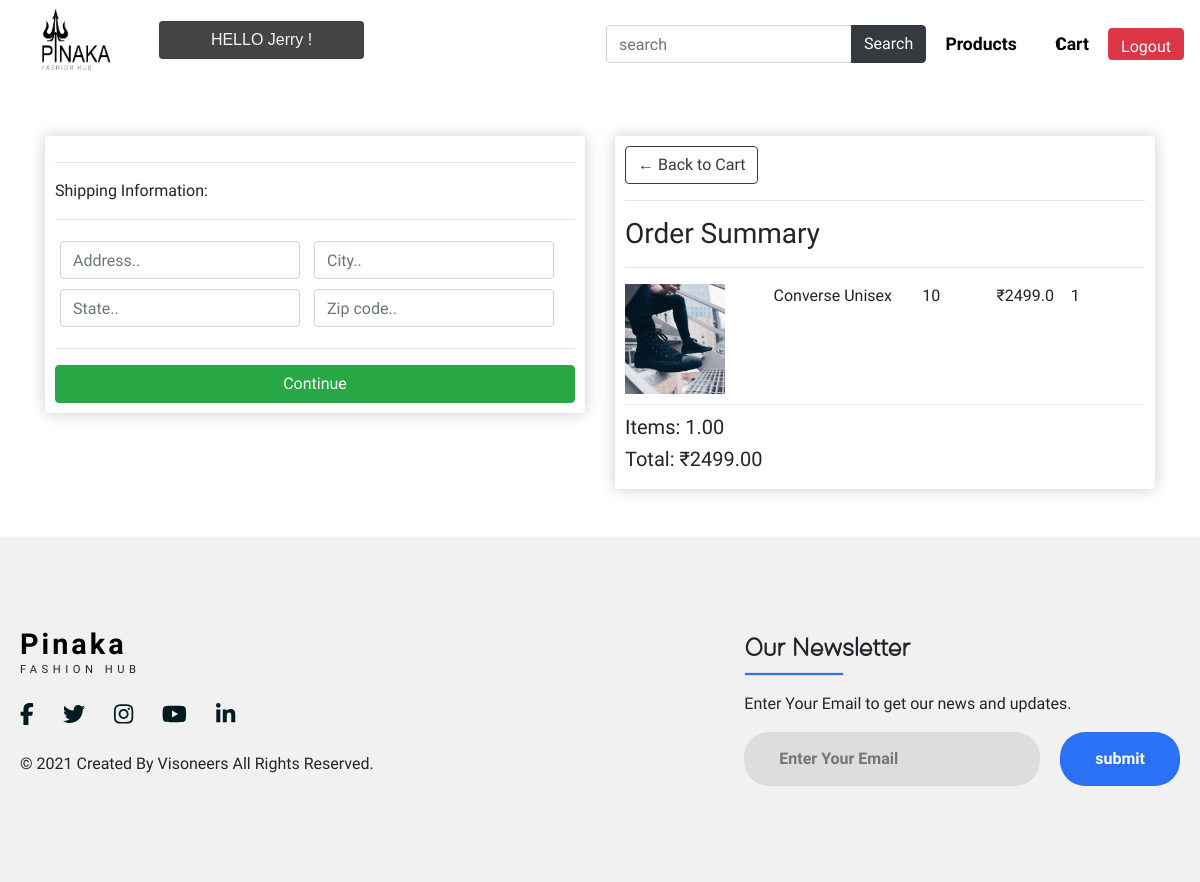
/checkout/ (signed in), run on an earlier commit of the app's database.
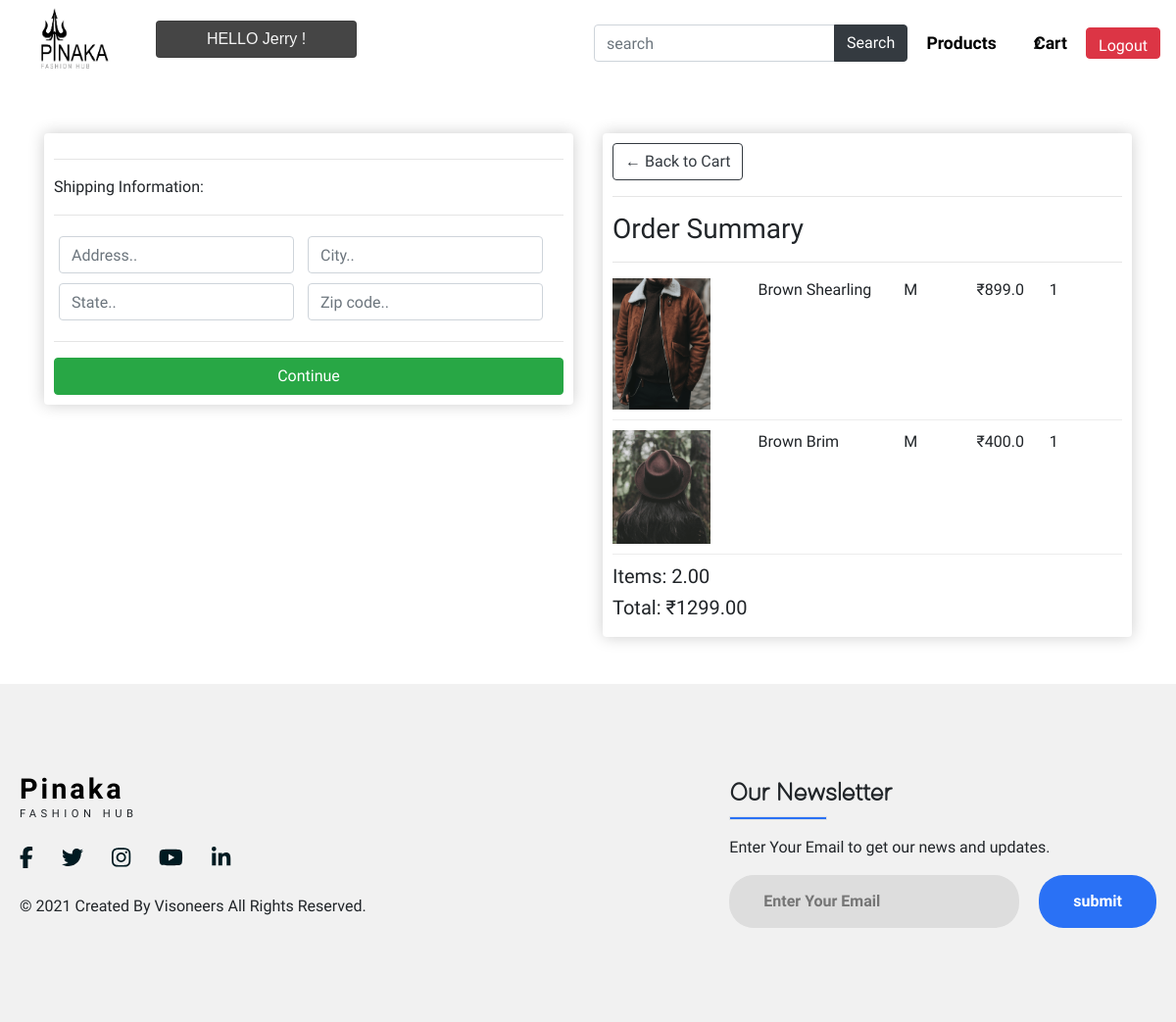
And on a later commit of the database.
### store/models.py (models this page shows, shortened)
class OrderItem(models.Model):
    product=models.ForeignKey(Product,on_delete=models.SET_NULL,blank=True,null=True)
    order=models.ForeignKey(Order,on_delete=models.SET_NULL,blank=True,null=True)
    quantity=models.IntegerField(default=0,null=True,blank=True)
    date_added=models.DateTimeField(auto_now_add=True)
    @property
    def get_total(self):
        total=self.product.price*self.quantity
        return total

class Product(models.Model):
    name=models.CharField(max_length=200,null=True)
    category=models.ForeignKey(Categorie,on_delete=models.SET_NULL,blank=True,null=True)
    price=models.FloatField()
    brand=models.ForeignKey(brand,on_delete=models.CASCADE)
    size=models.ForeignKey(size,on_delete=models.CASCADE)
    color=models.ForeignKey(color,on_delete=models.CASCADE)
    digital=models.BooleanField(default=False,null=True,blank=False)
    image=models.ImageField(null=True,blank=True)
    @property
    def imageURL(self):
        try:
            url=self.image.url #chk
        except:
            url=' '
        return url

class size(models.Model):
    title=models.CharField(max_length=10)
    def __str__(self):
        return (self.title)

class Order(models.Model):
    customer=models.ForeignKey(Customer,on_delete=models.SET_NULL,blank=True,null=True)
    date_orderd=models.DateTimeField(auto_now_add=True)
    complete=models.BooleanField(default=False,null=True,blank=False)
    transaction_id=models.CharField(max_length=200,null=True)
    @property
    def shipping(self):
        shipping=False
        orderitems=self.orderitem_set.all()
        for i in orderitems:
            if i.product.digital==False:
                shipping=True
        return shipping
    @property
    def get_cart_total(self):
        orderitems =self.orderitem_set.all()
        total=sum([item.get_total for item in orderitems])
        return total
    @property
    def get_cart_items(self):
        orderitems =self.orderitem_set.all()
        total=sum([item.quantity for item in orderitems])
        return total

### store/views.py (the view)
# urls.py: path('checkout/',views.checkout,name="checkout"),
@login_required(login_url='loginPage')
def checkout(request):
    if request.user.is_authenticated:
        customer=request.user.customer
        order,created=Order.objects.get_or_create(customer=customer,complete=False)
        items=order.orderitem_set.all()
        cartItems=order.get_cart_items
    else:
        items=[]
        order={'get_cart_total':0,'get_cart_items':0,'shipping':False}
        cartItems=order['get_cart_items']
    context={'items':items,'order':order,'cartItems':cartItems}
    return render(request,'store/checkout.html',context)

### store/templates/store/checkout.html (shortened to what this page needs)
{% extends 'store/main.html' %}
{% load static %}
{% block content %}
<div class="container">
	<br><br>
    <div class="row">
		<div class="col-lg-6">
			<div class="box-element" id="form-wrapper">
                <form id="form">
                    <div id="shipping-info">
                        <hr>
						<p>Shipping Information:</p>
						<hr>
						<div class="form-field">
							<input class="form-control" type="text" name="address" placeholder="Address..">
						</div>
						<div class="form-field">
							<input class="form-control" type="text" name="city" placeholder="City..">
						</div>
						<div class="form-field">
							<input class="form-control" type="text" name="state" placeholder="State..">
						</div>
						<div class="form-field">
							<input class="form-control" type="text" name="zipcode" placeholder="Zip code..">
						</div>
                    </div>
                    <hr>
                    <input id="form-button" class="btn btn-success btn-block" type="submit" class="btn btn-outline-primary" value="Continue">
                </form>
			</div>
			<br>
        </div>
		<div class="col-lg-6">
			<div class="box-element">
				<a  class="btn btn-outline-dark" href="{% url 'cart' %}">&#x2190; Back to Cart</a>
				<hr>
				<h3>Order Summary</h3>
				<hr>
				{% for item in items %}
				<div class="cart-row">
					<div style="flex:2"><img class="row-image" src="{{item.product.imageURL}}"></div>
					<div style="flex:2"><p>{{item.product.name}} </p></div>
					<div style="flex:1"><p>{{item.product.size}} </p></div>
					<div style="flex:1"><p>₹{{item.product.price}}</p></div>
					<div style="flex:1"><p>{{item.quantity}}</p></div>
				</div>
				{% endfor %}
				<h5 >Items: {{order.get_cart_items|floatformat:2}}</h5>
				<h5>Total: ₹{{order.get_cart_total|floatformat:2}}</h5>
			</div>
		</div>
	</div>
</div>
{% endblock content %}

### store/templates/store/main.html (shortened to what this page needs)
<!DOCTYPE html>
{% load static %}
<html lang="en">
<head>
    <link rel="stylesheet" href="https://cdn.jsdelivr.net/npm/bootstrap@4.5.3/dist/css/bootstrap.min.css"
>
    <link rel="stylesheet" type="text/css" href="{% static 'css/main.css' %}">
    <link rel="stylesheet" type="text/css" href="//cdn.jsdelivr.net/npm/slick-carousel@1.8.1/slick/slick.css">
    <link rel="stylesheet" type="text/css" href="{% static 'css/store.css' %}">
</head>
<body>
    <nav class="navigation ">
        <div class="logo">
            <a data-toggle="tooltip" data-placement="bottom" title="Back to store" href="{% url 'store' %}"><img src="{% static 'images/sample.png' %}"></a>
        </div>
        <div class=" card list-group-item hi-msg"
            style="font-family: sans-serif;">
            HELLO {{user}} !
        </div>
        <ul class="nav-menu">
            <div>
                <form class="form-inline my-2 my-lg-0" action="/search">
                    <div class="input-group">
                        <input name="search" type="text" class="form-control" placeholder="search" />
                        <div class="input-group-append">
                            <button class="btn btn-dark" type="submit" id="button-addon2">Search</button>
                        </div>
                    </div>
                </form>
            </div>
            <li><a href="{% url 'product' %}">Products</a></li>
            <div class="cart-icon">
                <span class='item-count'>{{cartItems}}</span>
                <a href="{% url 'cart' %}"> Cart</a>
            </div>
            <li><button class="hello-msg btn btn-danger" id="logout_btn " data-target="#exampleModal" data-toggle="modal"
                style="height:2rem">Logout</button></li>
        </ul>
    </nav>
    <div class="container-fluid p-0">
        {% block content %}
        {% endblock content %}
    </div>
    <br><br>
    <footer>
        <div class="footer">
            <div class="left-col">
                <div class="heading">
                    <h1><a href="{% url 'store' %}">Pinaka</a></h1>
                    <p>FASHION HUB</p>
                </div>
                <div class="social-media">
                    <a href="#"><i class="fab fa-facebook-f"></i></a>
                    <a href="#"><i class="fab fa-twitter"></i></a>
                    <a href="#"><i class="fab fa-instagram"></i></a>
                    <a href="#"><i class="fab fa-youtube"></i></a>
                    <a href="#"><i class="fab fa-linkedin-in"></i></a>
                </div>
                <p class="rights-text">© 2021 Created By Visoneers All Rights Reserved.</p>
            </div>
            <div class="right-col">
                <h1>Our Newsletter</h1>
                <div class="border"></div>
                <p>Enter Your Email to get our news and updates.</p>
                <form action="" class="newsletter-form">
                    <input type="text" class="txtb" placeholder="Enter Your Email">
                    <input type="submit" class="button" value="submit">
                </form>
            </div>
        </div>
    </footer>
</body>
</html>

What changed in the data, as far as the page shows it:
removed OrderItem: product.imageURL (picture), product.name "Converse Unisex", product.size "10", product.price "2499.0", quantity "1"
added OrderItem: product.imageURL (picture), product.name "Brown Shearling", product.size "M", product.price "899.0", quantity "1"
added OrderItem: product.imageURL (picture), product.name "Brown Brim", product.size "M", product.price "400.0", quantity "1"
computed for Order: get_cart_items "1.00" → "2.00"; get_cart_total "2499.00" → "1299.00"
Also different on the page:
{{ cartItems }}: "1" → "2"
